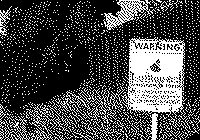
#> input picture Neighborhood_watch_bw.png, 200 x 140 px
$ jupyter execute Visual_crypto.ipynb
#> lines starting #> are read from the running program, lines starting #| are printed output that depends on the picture; after the words box and inside, x2 and y2 are one past the last pixel; in counts of white or black regions, pixels touching at a corner belong together
$$\text{\huge Introduction}$$

Have you ever wanted to show a picture to someone, but only allow for the two of you to see it? One way to do so is through a visual cryptograhy scheme (VCS), which will divide an original image $\text{IC}$ into two shares, allocated to two participants. Both participants must meet in order to decode $\text{IC}$. In this particular example, we are discussing a 2 out of 2 VCS, where 2 total shares are given to 2 parties and both parties must meet in order to decode the original image. We will discuss a standard modeling for a (2,2) VCS, then demonstrate a way to represent the scheme in python code.

$$\text{\huge Modeling Our Scheme}$$

In the (2,2) VCS, we will define our set of participants as $\mathcal{P}$, s.t. $\mathcal{P}$ = {1, 2}. $2^\mathcal{P}$ denotes all subsets of $\mathcal{P}$, refered to as the powerset of $\mathcal{P}$. Next we define $\Gamma_{qual} \subseteq 2^\mathcal{P}$ where $\Gamma_{qual}$ contains all sets of combined participants that must meet in order to recover the original image. $\Gamma_{qual}$ is called the set of "qualified families." The counterpart to $\Gamma_{qual}$ is $\Gamma_{forb} \subseteq 2^\mathcal{P}$, the set of "forbidden families" of $\mathcal{P}$ that cannot recover the original image, and $\Gamma_{qual} \cap \Gamma_{forb} = \emptyset$, and $\Gamma_{qual} \cup \Gamma_{forb} = 2^\mathcal{P}$. For the sake of our specific scheme: $$\Gamma_{qual} = \{\{1, 2\}\}$$ and  $$\Gamma_{forb} = \{\{1\},\{2\}\}$$ The pair ($\Gamma_{qual}, \Gamma_{forb}$) is reffered to as the access structure of the scheme. This means that $\forall X \in \Gamma_{qual}$, $\text{IC}$ can be recovered, and $\forall X \in \Gamma_{forb}$, $\text{IC}$ cannot be recovered. each $ p \in \mathcal{P}$, will receive a share of each pixel of the orignal image assigned uniformly at random. In the case of the (2,2) VCS, particpants 1 and 2 are uniformly at random allocated an encoded pixel for all of the original pixels in the original image. Each pixel is represented by 4  black and white subpixels, which can be further represented by a binary matrix $M$, where a 1 represents a black subpixel and a 0 represents a white subpixel. In our scheme, each pixel's orientation will be either a "black" orientation $b$ or a "white" orientation $w$, while schemes with a larger amount of particpants may contain more orientations. We also want the relative difference $\alpha$ and the contrast $\alpha \cdot 4$ to be as large as possible, constituting a VCS that can be visually recognized with minimal "fuzziness." In this case with two orientations of pixels, $\alpha = \frac{1}{4}$ and $\alpha \cdot m = \frac{1}{4} \cdot 4 = 1$. The relative difference, and therefore the contrast, can be calculated easily be comparing the number of black or white pixels to a pixel of a given share. Finally, to model each pixel so that we can recover the original image through overlaying, the orientations are done in a special way. A $b$ pixel's matrix representation is: $$\begin{pmatrix} 1 &0\\ 0 &1 \end{pmatrix}$$ and a $w$ pixel's matrix representation is: $$\begin{pmatrix} 0 &1\\ 1 &0 \end{pmatrix}$$ The participant matrix $M$ is a $|\mathcal{P}|$ x 4 matrix representing each participant's randomly assigned pixel for all pixels in the image. Each row $i$ is a row condensed form of the $b$ or $w$ binary matrix. For example, if particpant 1 received a $b$ pixel and participant 2 received a $w$ pixel, the $M$ matrix would be: $$\begin{pmatrix} 1 &0 &0 &1 \\ 0 &1 &1 &0 \end{pmatrix}$$ Utilizing the shares of both participants, we can decrypt the original image through overlaying the shares of participants in qualifying sets.

$$\text{\huge Decoding}$$

When the two particpants meet, the decoding of the original image is done by the human visual system by overlaying the shares. However to represent this mathematically, we will use a form of matrix addition. The summation of two matrices is s.t. if the binary matrices are equivalent: $$\begin{pmatrix} 1 &0\\ 0 &1 \end{pmatrix} + \begin{pmatrix} 1 &0\\ 0 &1 \end{pmatrix} = \begin{pmatrix} 1 &0\\ 0 &1 \end{pmatrix}$$ $$\begin{pmatrix} 0 &1\\ 1 &0 \end{pmatrix} + \begin{pmatrix} 0 &1\\ 1 &0 \end{pmatrix} = \begin{pmatrix} 0 &1\\ 1 &0 \end{pmatrix}$$ and when the matrixces are different: $$\begin{pmatrix} 1 &0\\ 0 &1 \end{pmatrix} + \begin{pmatrix} 0 &1\\ 1 &0 \end{pmatrix} = \begin{pmatrix} 1 &1\\ 1 &1 \end{pmatrix}$$ The resulting matrices contain all 1's or 1's and zeros, creating a contrast between two pixels two enable for seeing a black pixel or a white pixel that has a slightly grey color. Given knowledge on one of the shares and orientations, we are unable to decode the original pixel. To prove this, we will analyze the security of the scheme.

$$\text{\huge Security}$$

Now that we have demonstrated how to decode our image, we must next prove that it is secure. Consider a (2,2) VCS scheme with particpants $p_1$ and $p_2$ and an original image OI that is currently unknown. Let $S$ be a random variable of the set $\{b, w\}$. Then $p_1$'s first pixel $a$ and $p_2$'s first pixel $c$ are each either $b$ oriented or $w$ oriented such that $P_r[S = a] = \frac{1}{2}$ and $P_r[S = c] = \frac{1}{2}$. We want to show that for either pixel, $P_r[S = a | S = c]$ = $\frac{1}{2}$. First, let us consider $P_r[a = b]$. We can expand this using Baye's Theorem: $$P_r[a = b] = P_r[a = b|c = b] \cdot P_r[c = b] + P_r[a = b|c = w] \cdot P_r[c = w]$$ Since $P_r[S = a] = \frac{1}{2}$ and $P_r[S = c] = \frac{1}{2}$, we can rewrite the equation as $$P_r[a = b] = P_r[a = b|c = b] \cdot \frac{1}{2}  + P_r[a = b|c = w] \cdot \frac{1}{2}$$  $$= \frac{1}{2}(P_r[a = b|c = b] + P_r[a = b|c = w])$$ $$= \frac{1}{2} (1)$$ $$= \frac{1}{2}$$ As shown, the probability of $p_1$'s first pixel being $b$ oriented does not change when the orientation of $p_2$'s first pixel is known. This process can be repeated for the remaining values of $a$ and $c$ to encompass the entire scheme, where each will equal $\frac{1}{2}$. Thus, our scheme is both secure and decodable.

$$\text{\huge Coding}$$

Although there is mathematical insight behind a VCS, the real beauty of it lies in the visual implementation. One way to demonstrate this is through a Python based program. What we first need to do is import the Image module from PIL, and the random module. Ensure that Pillow is installed before proceeding, and that your choice of image is in black and white.

[cell 1]
from PIL import Image
import random

This will enable us to handle our image. What we will next do is define a function to place a black or white pixel into each share, using the specified x and y value and corresponding pixel values.

[cell 2]
#places the pixel values corresponding to the share at the specified height and width
def place_image_pixels(share1, share2, pixel1, pixel2, width, height):

    #place share1's pixels in the binary matrix
    share1.putpixel((width * 2, height * 2), pixel1[0][0])
    share1.putpixel((width * 2 + 1, height * 2), pixel1[1][0])
    share1.putpixel((width * 2, height * 2 + 1), pixel1[0][1])
    share1.putpixel((width * 2 + 1, height * 2 + 1), pixel1[1][1])

    #place share1's pixels in the binary matrix
    share2.putpixel((width * 2, height * 2), pixel2[0][0])
    share2.putpixel((width * 2 + 1, height * 2), pixel2[1][0])
    share2.putpixel((width * 2, height * 2 + 1), pixel2[0][1])
    share2.putpixel((width * 2 + 1, height * 2 + 1), pixel2[1][1])

This function randomly chooses using the choose method from the random module which share receives which color of pixel. It distinuishes if they receive the same color or not to ensure the recovered image will be formed properly in the previously defined recovery function.

[cell 3]
#randomly allocate the two images and place pixels accordingly
def allocate_images(image_path, share1_path, share2_path):

    #opens the original image in binary format that creates two new shares
    #such that the pixels can be represented in boolean matrix form
#> called with image_path = 'Neighborhood_watch_bw.png', share1_path = 'share1.png', share2_path = 'share2.png'
    img = Image.open(image_path).convert("1")  # open in binary mode
#> img is the input picture: PIL image 200x140 1; 28% white; 1306 white regions (1288 under 20 px), largest, box (x1, y1, x2, y2) and area: (121, 37, 187, 119) 3356, (60, 86, 125, 124) 532, (103, 0, 156, 30) 518
    width, height = img.size
#> width = 200; height = 140
    share1 = Image.new("1", (width * 2, height * 2))
#> share1: PIL image 400x280 1; every value is 0
    share2 = Image.new("1", (width * 2, height * 2))

    #define black and white boolean matrices
    white_pixel = [(0, 1), (1, 0)]
    black_pixel = [(1, 0), (0, 1)]

    #loop through pixels in original image
    for x in range(width):
        for y in range(height):

            #get the original pixel
            pixel = img.getpixel((x, y))

            #randomly choose between 1 and 0 (black and white)
            option = random.choice([0,1])

            #if the pixel is 1 (white), choose randomly to make both shares have the same pixel
            #value, being either black or white
            if pixel:
            # Draw the encrypted subpixels on the shares
                if option:
                    place_image_pixels(share1, share2, white_pixel, white_pixel, x, y)
                else:
                    place_image_pixels(share1, share2, black_pixel, black_pixel, x, y)
            #otherwise, randomly assign each share with the opposite pixel color of the other one.
            else:
                if option:
                    place_image_pixels(share1, share2, white_pixel, black_pixel, x, y)
                else:
                    place_image_pixels(share1, share2, black_pixel, white_pixel, x, y)
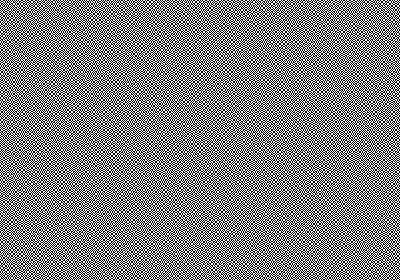
#> share1: PIL image 400x280 1; 50% white in thin lines or dots

    #save the new shares
    share1.save(share1_path)
    share2.save(share2_path)
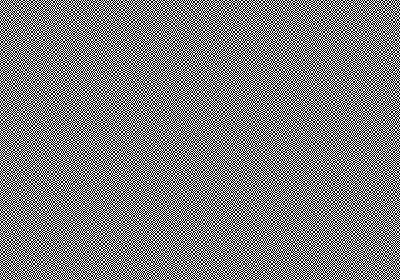
#> saved as share2.png: PIL image 400x280 1; 50% white in thin lines or dots

Now let us define the last function to decrypt the images. Doing so will reveal the original image with a lower contrast as the modified black and white pixel structures are slightly grey in color, however to the naked eye the contrast is barely noticeable.

[cell 4]
#computational representation of the recover function
def recover_images(share1_path, share2_path, decrypted_path):

    #open both shares in binary mode, and get the dimensions for reference
#> called with share1_path = 'share1.png', share2_path = 'share2.png', decrypted_path = 'decrypted_image.png'
    share1 = Image.open(share1_path).convert("1")
    share2 = Image.open(share2_path).convert("1")
    width, height = share1.size
#> width = 400; height = 280

    #declare new image to overlay shares and decrypt
    decrypted_img = Image.new("1", (width, height))

    #iterate through pixels in both shares
    for x in range(width):
        for y in range(height):

            #get the corresponding pixels of both shares
            pixel1 = share1.getpixel((x, y))
            pixel2 = share2.getpixel((x, y))
            # overlay pixels
            if not pixel1 or not pixel2:
                decrypted_pixel = 0
            else:
                decrypted_pixel = 1
            #place the new pixel in the spot in the decrypted image
            decrypted_img.putpixel((x, y), decrypted_pixel)
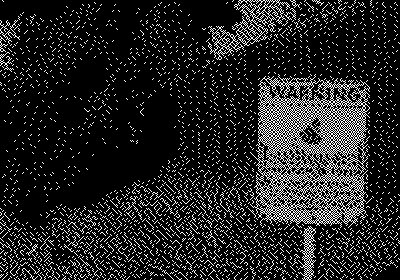
#> decrypted_img: PIL image 400x280 1; 14% white in thin lines or dots

    #save the image
    decrypted_img.save(decrypted_path)
